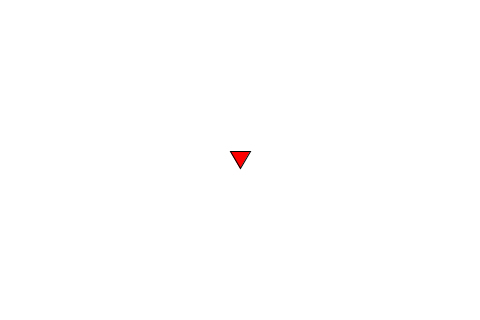
Frame 1 (no input)
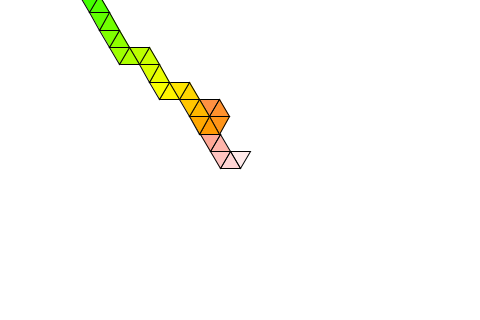
Frame 60 (the mouse pressed at the canvas centre just before this capture)
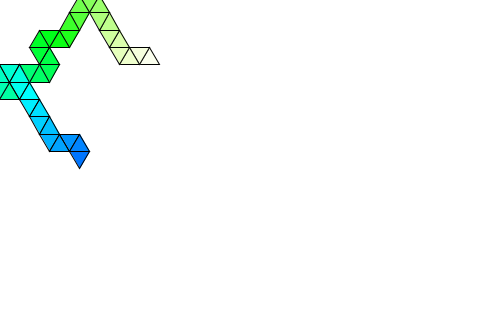
Frame 120 (the mouse held since frame 60 and released just before this capture)

The Processing sketch that drew these frames (run headless with seeded random() and noise(); from frame 60 on, the mouse is pressed at the canvas centre):

// Processing sketch: processing_84516
// ── processing_84516.pde

import java.util.ArrayList;

PVector ballPos = null;
PVector ballVel = null;
final int BALL_RADIUS = 10;

public class Triangle {
  public PVector p1;
  public PVector p2;
  public PVector p3;
  public int hue;
  
  public Triangle(PVector pos1, PVector pos2, PVector pos3) {
    p1 = pos1;
    p2 = pos2;
    p3 = pos3;
    hue = 0;
  }
}

ArrayList<Triangle> triangles;
final int TRIANGLE_LENGTH = 20;

final int MAX_TRIANGLES = 40;
int TRIANGLE_SPAWN_TIME = 20;
int timeSinceLastSpawn = 0;
int currentHue = 0;
final int HUE_INCREASE = 1;

void setup() {
  size(480, 320);
  smooth();
  
  colorMode(HSB, 100);
  
  timeSinceLastSpawn = millis();
  
  PVector center = new PVector(width / 2.0f, height / 2.0f);
  
  ballPos = center;
  ballVel = new PVector(-2.5, -2.5);
  
  triangles = new ArrayList<Triangle>();
  float triangleHeight = sqrt(sq(TRIANGLE_LENGTH) - sq(TRIANGLE_LENGTH / 2.0));
  PVector p1 = new PVector(-1 * TRIANGLE_LENGTH / 2.0 + center.x, -1 * triangleHeight / 2.0 + center.y);
  PVector p2 = new PVector(TRIANGLE_LENGTH / 2.0 + center.x, -1 * triangleHeight / 2.0 + center.y);
  PVector p3 = new PVector(center.x, triangleHeight / 2.0 + center.y);
  triangles.add(new Triangle(p1, p2, p3));
  
  timeSinceLastSpawn = millis();
}

void draw() {
  update();
  
  background(0, 0, 100);
  
  //ellipse(ballPos.x, ballPos.y, BALL_RADIUS * 2, BALL_RADIUS * 2);
  
  for(int i = 0; i < triangles.size(); i++) {
    Triangle t = triangles.get(i);
    fill(t.hue, (i + 1) / (float)triangles.size() * 255, 186);
    triangle(t.p1.x, t.p1.y, t.p2.x, t.p2.y, t.p3.x, t.p3.y);
  }
  
  //point(width / 2.0, height / 2.0);
}

void update() {
  ballPos.x = ballPos.x + ballVel.x;
  ballPos.y = ballPos.y + ballVel.y;
  
  if(ballPos.x - BALL_RADIUS <= 0) {
    ballPos.x = -1 * (ballPos.x - BALL_RADIUS) + BALL_RADIUS;
    ballVel.x = -ballVel.x;
  } else if(ballPos.x + BALL_RADIUS > width) {
    ballPos.x = width - ((ballPos.x + BALL_RADIUS) - width) - BALL_RADIUS;
    ballVel.x = -ballVel.x;
  }
  
  if(ballPos.y - BALL_RADIUS <= 0) {
    ballPos.y = -1 * (ballPos.y - BALL_RADIUS) + BALL_RADIUS;
    ballVel.y = -ballVel.y;
  } else if(ballPos.y + BALL_RADIUS > height) {
    ballPos.y = height - ((ballPos.y + BALL_RADIUS) - height) - BALL_RADIUS;
    ballVel.y = -ballVel.y;
  }
  
  int currentTime = millis();
  if(currentTime - timeSinceLastSpawn > TRIANGLE_SPAWN_TIME) {
    extendTriangle();
    timeSinceLastSpawn = currentTime;
  }
}

void extendTriangle() {
  Triangle lastTriangle = triangles.get(triangles.size() - 1);
  PVector lastPoint = lastTriangle.p3;
  PVector secondToLastPoint = lastTriangle.p2;
  PVector thirdToLastPoint =  lastTriangle.p1;
  
  PVector newPoint1 = findNewPoint(lastPoint, secondToLastPoint, thirdToLastPoint);
  PVector newPoint2 = findNewPoint(lastPoint, thirdToLastPoint, secondToLastPoint);
  
  Triangle newTriangle = null;
  if(distanceBetween(newPoint1, ballPos) < distanceBetween(newPoint2, ballPos)) {
    newTriangle = new Triangle(lastPoint, secondToLastPoint, newPoint1);
  } else {
    newTriangle = new Triangle(lastPoint, thirdToLastPoint, newPoint2);
  }
  newTriangle.hue = currentHue;
  currentHue = (currentHue + HUE_INCREASE) % 128;
  triangles.add(newTriangle);
  
  if(triangles.size() > MAX_TRIANGLES) {
    triangles.remove(0);
  }
}

PVector findNewPoint(PVector a, PVector b, PVector awayFrom) {
  float dist = distanceBetween(a, b);
  float dx = b.x - a.x;
  float dy = b.y - a.y;
  PVector norm = new PVector(dx / dist, dy / dist);
  PVector midPoint = new PVector((a.x + b.x) / 2.0, (a.y + b.y) / 2.0);
  float triangleHeight = sqrt(sq(TRIANGLE_LENGTH) - sq(TRIANGLE_LENGTH / 2.0));
  
  PVector p1 = new PVector(-1 * norm.y * triangleHeight + midPoint.x, norm.x * triangleHeight + midPoint.y);
  PVector p2 = new PVector(norm.y * triangleHeight + midPoint.x, -1 * norm.x * triangleHeight + midPoint.y);
  
  if(distanceBetween(p1, awayFrom) > distanceBetween(p2, awayFrom)) {
    return p1;
  } else {
    return p2;
  }
}

float distanceBetween(PVector a, PVector b) {
  return sqrt(sq(b.x - a.x) + sq(b.y - a.y));
}

void swapPVector(PVector a, PVector b) {
  PVector temp = new PVector(a.x, a.y);
  a.x = b.x;
  a.y = b.y;
  
  b.x = temp.x;
  b.y = temp.y;
}

void printPVector(PVector p) {
  print(p.x + " - " + p.y);
}
